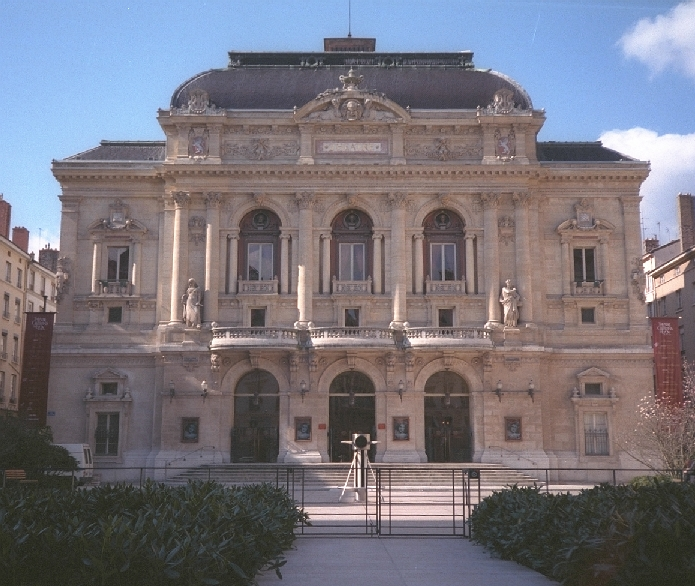
#> input picture Images/opera.tif, 695 x 586 px, found by its file name
$ python canny.py
#> lines starting #> are read from the running program, lines starting #| are printed output that depends on the picture
import cv2
import numpy as np

img = cv2.imread("../images/opera.tif", 0)
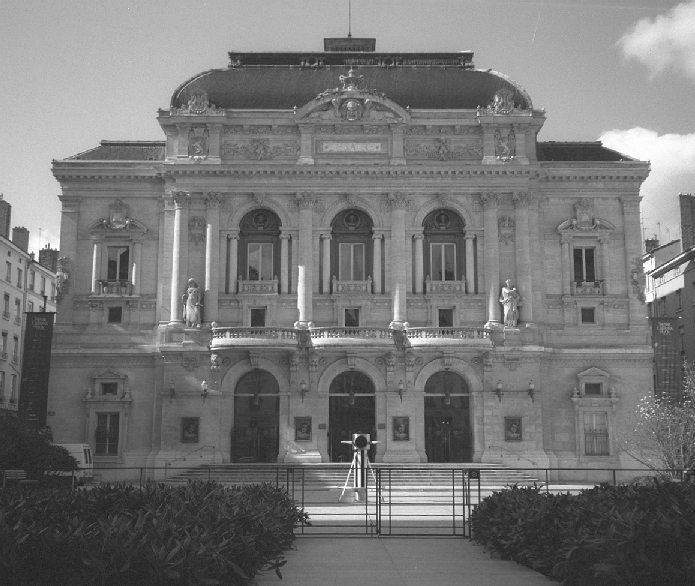
#> img: shape (586, 695); min 30, max 255, mean 117.9
cv2.imwrite("canny.jpg", cv2.Canny(img, 200, 300))
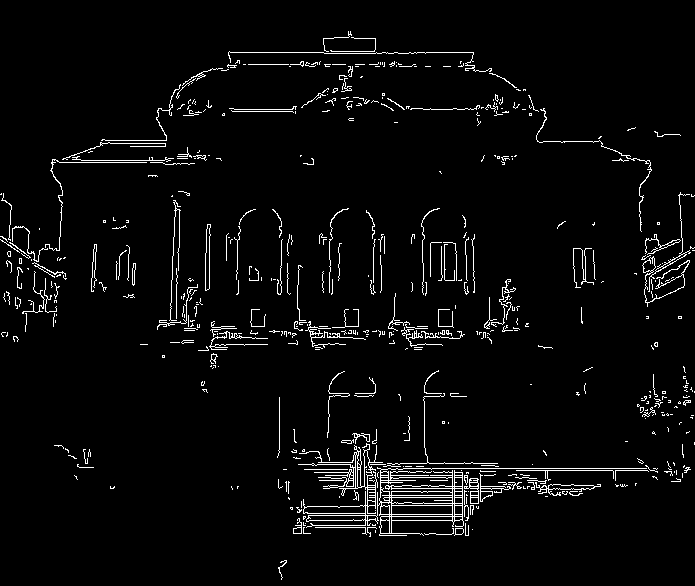
#> saved as canny.jpg: shape (586, 695); 3.6% white in thin lines or dots
cv2.imshow("canny", cv2.imread("canny.jpg"))
cv2.waitKey()
cv2.destroyAllWindows()
